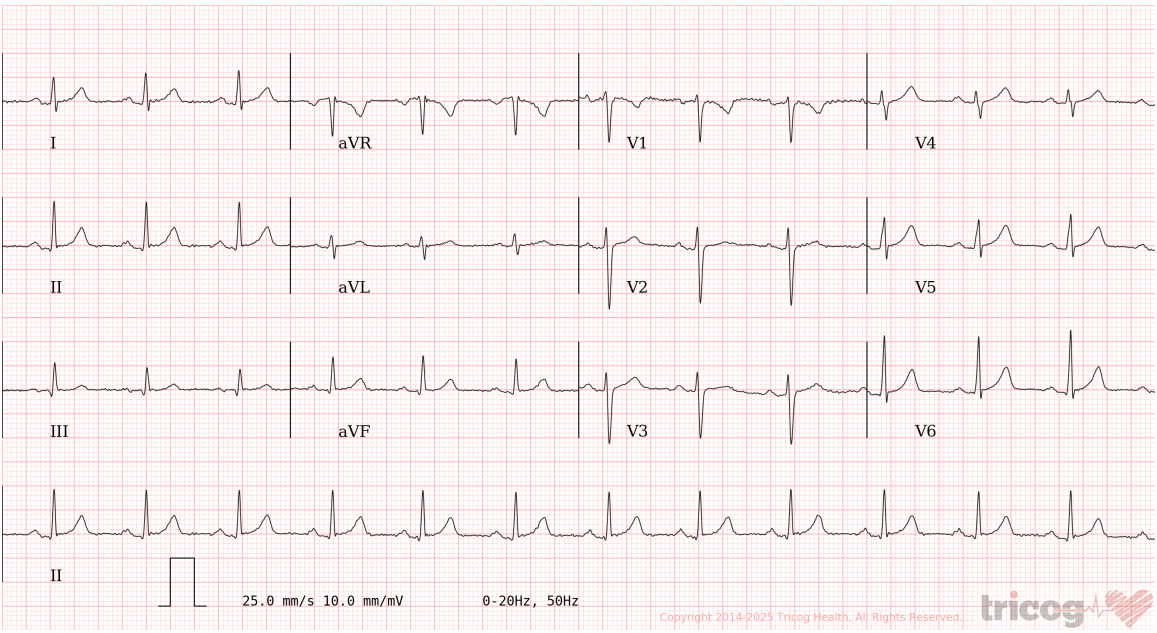
#> input picture Sample_test.png, 1157 x 633 px
$ python -i ecg_utils.py   (imports and definitions only)
#> lines starting #> are read from the running program, lines starting #| are printed output that depends on the picture; after the words box and inside, x2 and y2 are one past the last pixel; in counts of white or black regions, pixels touching at a corner belong together

import cv2
import numpy as np
from fpdf import FPDF

def process_ecg_image(image_path):
#> called with image_path = 'Sample_test.png'
    img = cv2.imread(image_path)
#> img is the input picture: shape (633, 1157, 3); mean B, G, R 239.4, 239.4, 251.1
    gray = cv2.cvtColor(img, cv2.COLOR_BGR2GRAY)
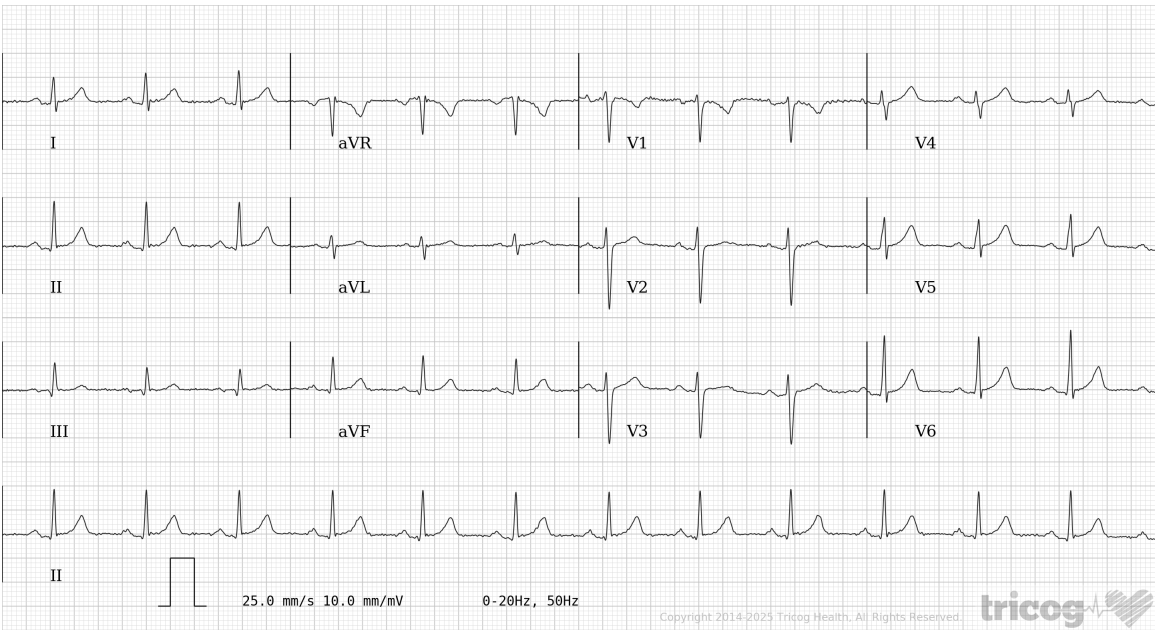
#> gray: shape (633, 1157); min 1, max 255, mean 242.9
    blurred = cv2.GaussianBlur(gray, (5, 5), 0)
    _, thresh = cv2.threshold(blurred, 180, 255, cv2.THRESH_BINARY_INV)
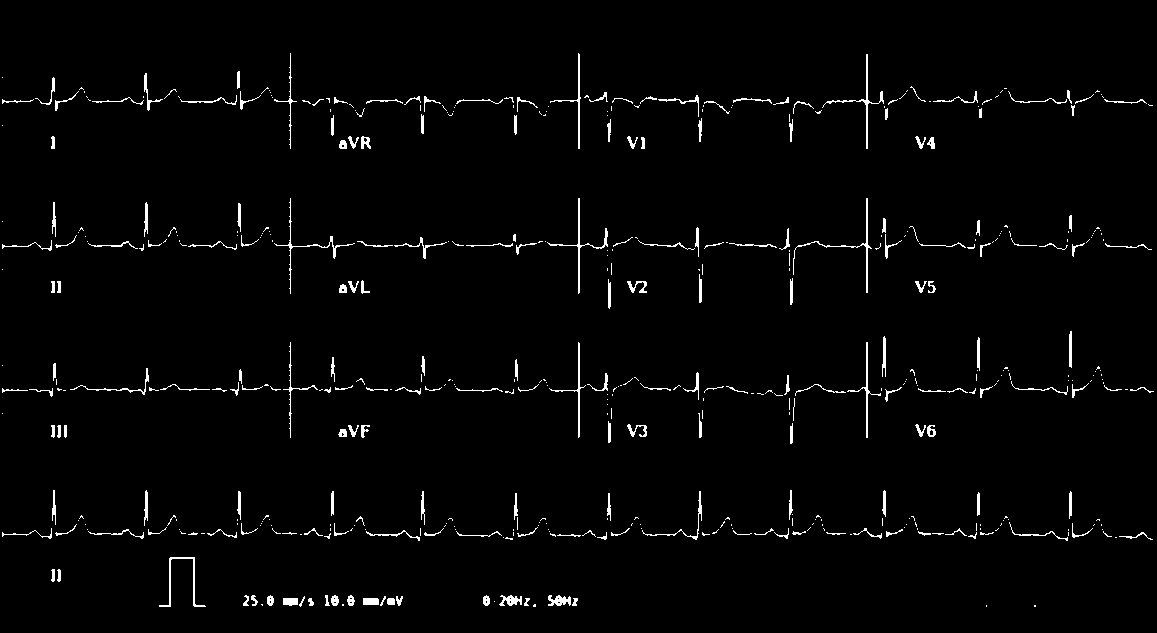
#> thresh: shape (633, 1157); 2% white in thin lines or dots, all inside (x1, y1, x2, y2) = (2, 53, 1154, 607)

    # Simulate extracting Lead II (middle section)
    h, w = thresh.shape
#> h = 633; w = 1157
    lead_ii = thresh[h//3:2*h//3, :]
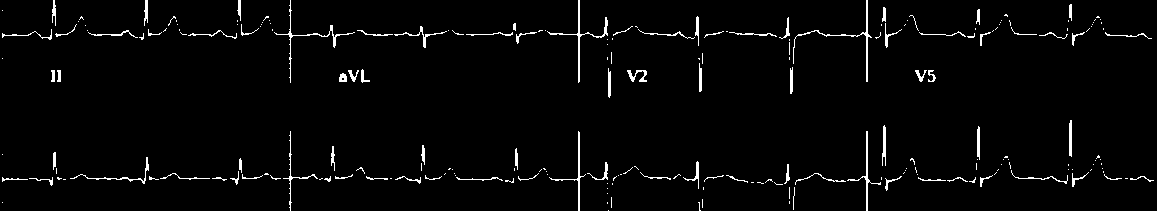
#> lead_ii: shape (211, 1157); 2.6% white in thin lines or dots

    vertical_sum = np.sum(lead_ii, axis=0)
#> vertical_sum = 1157 values, max 41565 at index 290, min 0 at index 0, mean 1398.9
    threshold = np.max(vertical_sum) * 0.6
#> threshold = 24939
    qrs_locs = np.where(vertical_sum > threshold)[0]
#> qrs_locs = [290, 578, 579, 866, 867]
    num_qrs = len(qrs_locs)
#> num_qrs = 5
    heart_rate = int((num_qrs / 10) * 60)  # assuming 10s
#> heart_rate = 30

    # Simulated features (replace with true values if you implement peak detection)
    st_segment_status = "Depression"  # simulate MI
    diagnosis = "Myocardial Infarction" if "depression" in st_segment_status.lower() else "Normal"

    report = {
        "Heart Rate": f"{heart_rate} BPM",
        "RR Interval": "0.78 sec",
        "Heart Rhythm": "Regular",
        "Cardiac Axis": "Normal Axis",
        "ST Segment": st_segment_status,
        "Diagnosis": diagnosis
    }
#> report = {'Heart Rate': '30 BPM', 'RR Interval': '0.78 sec', 'Heart Rhythm': 'Regular', 'Cardiac Axis': 'Normal Axis', 'ST Segment': 'Depression', 'Diagnosis': 'Myocardial Infarction'}

    return report, img

def generate_pdf_report(report_dict, output_path="ECG_Report.pdf"):
    pdf = FPDF()
    pdf.add_page()
    pdf.set_font("Arial", size=12)
    pdf.cell(200, 10, txt="ECG Analysis Report", ln=True, align='C')
    pdf.ln(10)

    pdf.set_font("Arial", size=10)
    for key, value in report_dict.items():
        pdf.cell(80, 10, txt=f"{key}", border=1)
        pdf.cell(100, 10, txt=f"{value}", border=1)
        pdf.ln()

    pdf.output(output_path)

>>> result = process_ecg_image('Sample_test.png')
